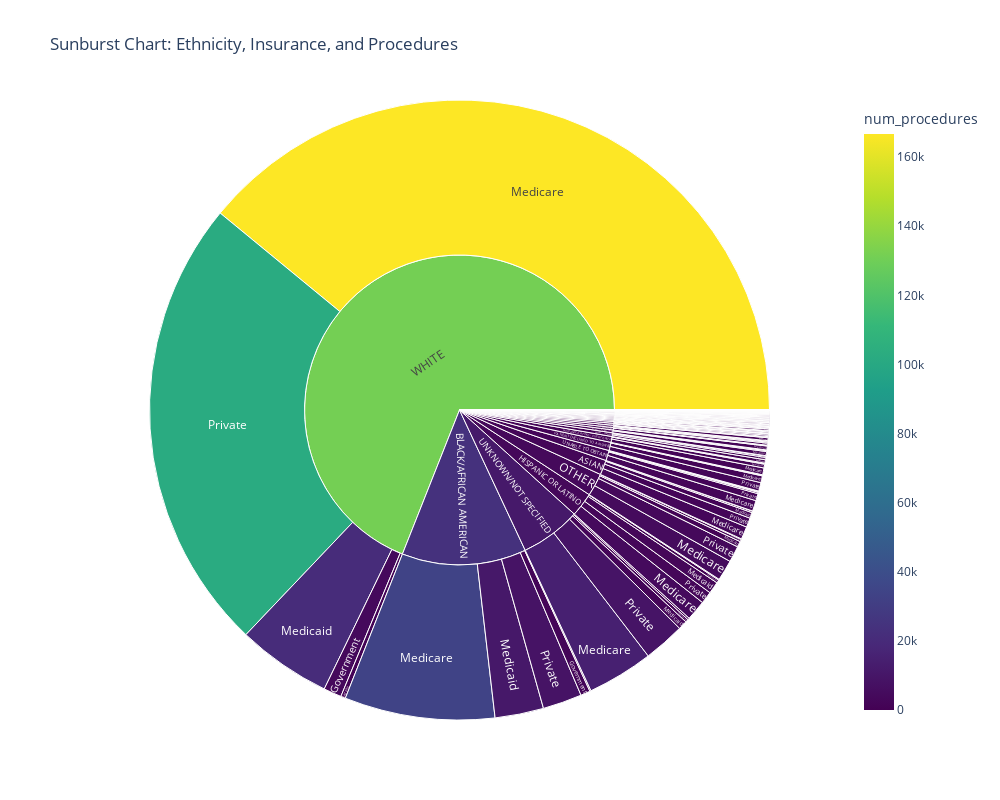

The code cell stored with this chart in its notebook:
### Code cell
import plotly.express as px
fig = px.sunburst(
    aggregated_combined_df,
    path=['ETHNICITY', 'INSURANCE'], 
    values='num_procedures',          
    title="Sunburst Chart: Ethnicity, Insurance, and Procedures",
    color='num_procedures',           
    color_continuous_scale='viridis',
    width=1000,                       
    height=800 
)

fig.show()

### Figure 1 — Plotly figure (JSON) as saved in the notebook; plotly's stock layout.template omitted (floating-point values rounded to 4 significant figures; data arrays with more than 128 entries replaced by an {"elided": "..."} marker saying what was removed)
{"data": [{"branchvalues": "total", "customdata": {"elided": "210x1 float values"}, "domain": {"x": [0, 1], "y": [0, 1]}, "hovertemplate": "labels=%{label}<br>num_procedures_sum=%{value}<br>parent=%{parent}<br>id=%{id}<br>num_procedures=%{color}<extra></extra>", "ids": {"elided": "210 str values"}, "labels": {"elided": "210 str values"}, "marker": {"coloraxis": "coloraxis", "colors": {"elided": "210 float values"}}, "name": "", "parents": {"elided": "210 str values"}, "type": "sunburst", "values": {"elided": "210 int values"}}], "layout": {"coloraxis": {"colorbar": {"title": {"text": "num_procedures"}}, "colorscale": [[0, "#440154"], [0.1111, "#482878"], [0.2222, "#3e4989"], [0.3333, "#31688e"], [0.4444, "#26828e"], [0.5556, "#1f9e89"], [0.6667, "#35b779"], [0.7778, "#6ece58"], [0.8889, "#b5de2b"], [1, "#fde725"]]}, "height": 800, "legend": {"tracegroupgap": 0}, "title": {"text": "Sunburst Chart: Ethnicity, Insurance, and Procedures"}, "width": 1000}}
